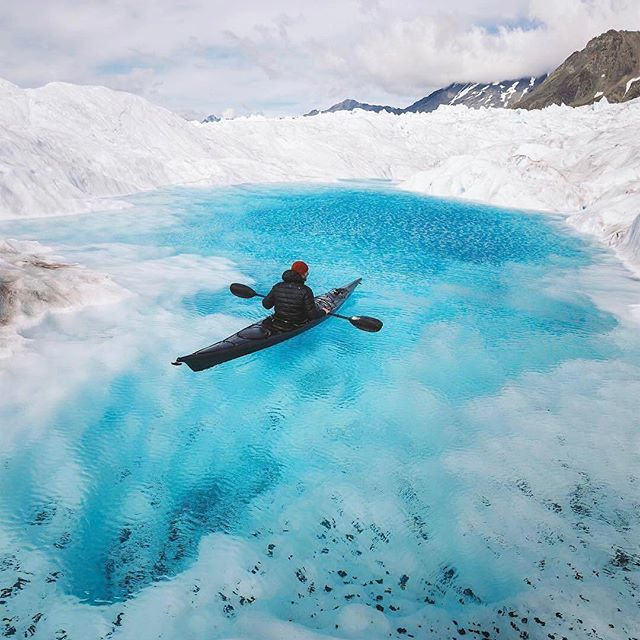
#> input picture images/test1.jpg, 640 x 640 px
$ python 2_basic_op.py
#> lines starting #> are read from the running program, lines starting #| are printed output that depends on the picture
import cv2
import numpy as np
import matplotlib.pyplot as plt


class Basic:
    def __init__(self, infile):
#> called with infile = 'images/test1.jpg'
        self.infile = infile
        self.img = cv2.imread(self.infile)
#> self.img is the input picture: shape (640, 640, 3); mean B, G, R 200.6, 186.1, 143.9

    def get_pixel(self):
        # 根据行列坐标获取像素值，可以直接修改该值
        px1 = self.img[100, 100, 0]
        px2 = self.img[100, 100]  # 返回bgr值。如果是灰度图像返回灰度值。
        px3 = self.img[100:103, 100:103]  # 9个点
        self.img[100, 100] = [255, 255, 255]  # 修改像素值
        print(px1)  # 229
        print(px2)  # [229 224 225]
        print(px3)
        print(self.img[100, 100])

    def get_pixel_by_numpy(self):
        print(self.img.item(10, 10, 2))  # item()获取一个像素值
        self.img.itemset((10, 10, 2), 100)  # itemset()修改像素值
        print(self.img.item(10, 10, 2))

    def get_img_properties(self):
        print(self.img.shape)  # (640, 640, 3)
        print(self.img.size)  # 1228800
        print(self.img.dtype)  # uint8

    def copy_roi(self):
        cv2.imshow('image', self.img)
        copy = self.img
        x = copy[280:340, 330:390]
        copy[273:333, 100:160] = x
        cv2.imshow('copy', copy)
        cv2.waitKey(0)
        cv2.destroyAllWindows()

    def split_merge_channel(self):
        b, g, r = cv2.split(self.img)  # 比较耗时，尽量用索引
        img_s = cv2.merge((b, g, r))  # 参数是一个vector

        b = self.img[:, :, 0]  # 拿到第一个通道的
        copy = self.img
        copy[:, :, 2] = 0  # 红色通道置为0
        cv2.imshow('image', copy)
        cv2.waitKey(0)

    def make_border(self):
        # 四个值的顺序是：上下左右
        top = bottom = left = right = 100
        replicate = cv2.copyMakeBorder(self.img, top, bottom, left, right, cv2.BORDER_REPLICATE)
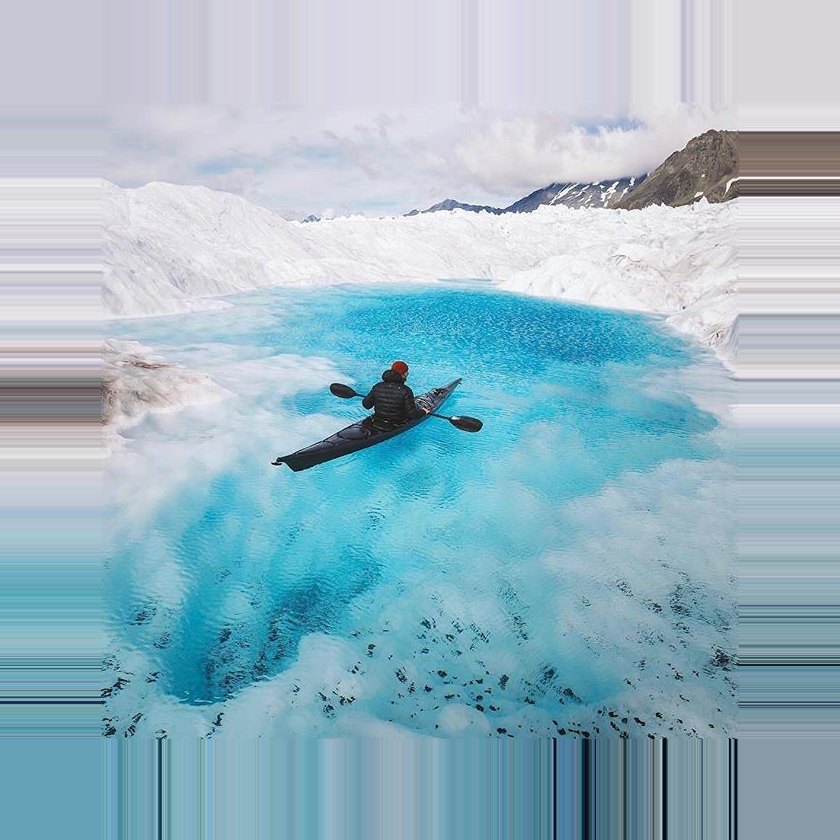
#> replicate: shape (840, 840, 3); mean B, G, R 197.8, 184.3, 152.4
        reflect = cv2.copyMakeBorder(self.img, top, bottom, left, right, cv2.BORDER_REFLECT)
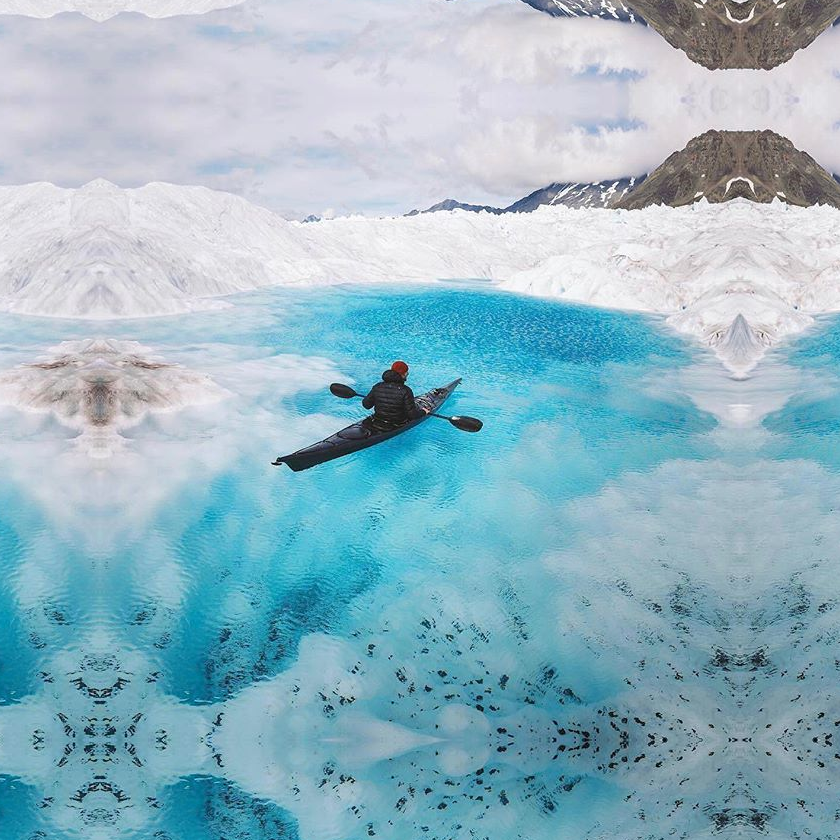
#> reflect: shape (840, 840, 3); mean B, G, R 196.2, 182.7, 147.5
        reflect101 = cv2.copyMakeBorder(self.img, top, bottom, left, right, cv2.BORDER_REFLECT_101)
        wrap = cv2.copyMakeBorder(self.img, top, bottom, left, right, cv2.BORDER_WRAP)
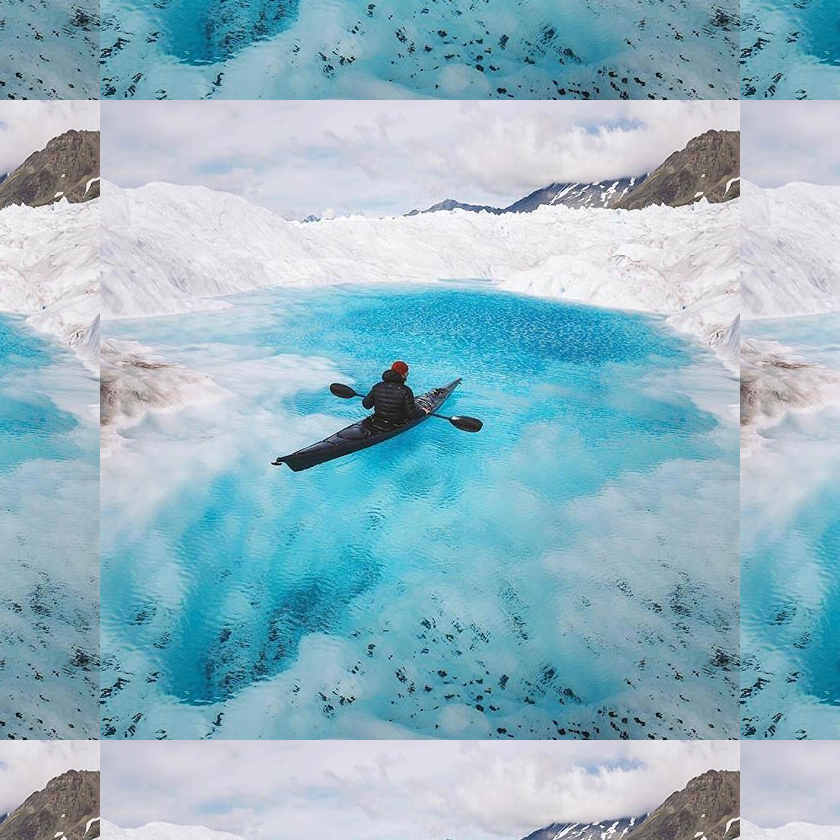
#> wrap: shape (840, 840, 3); mean B, G, R 196.2, 182.7, 147.5
        constant = cv2.copyMakeBorder(self.img, top, bottom, left, right, cv2.BORDER_CONSTANT)
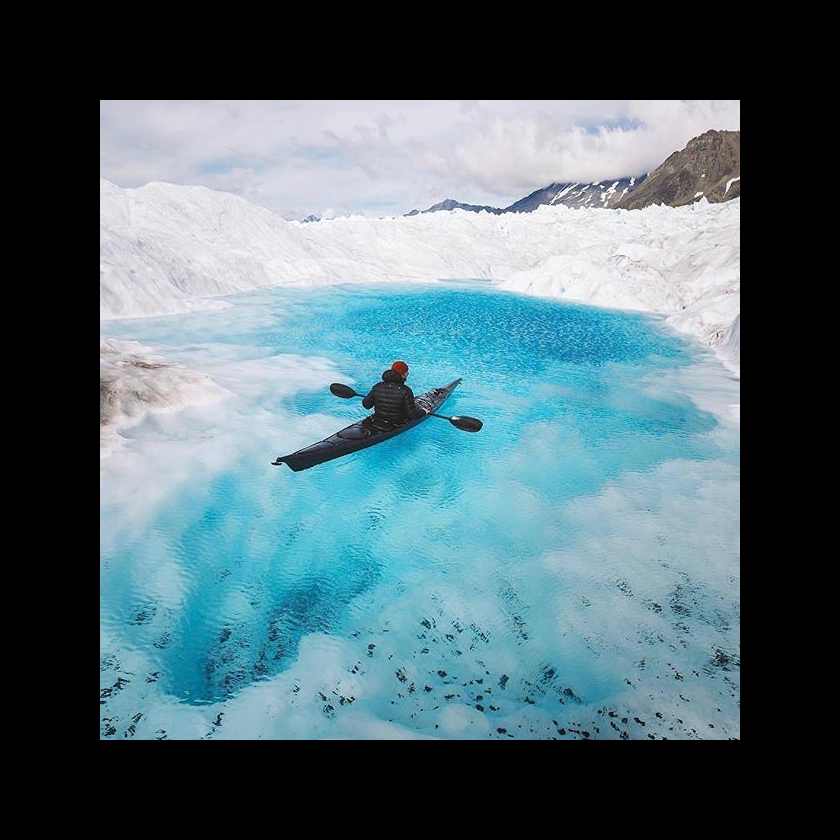
#> constant: shape (840, 840, 3); mean B, G, R 116.4, 108, 83.5

        plt.subplot(231), plt.imshow(self.img, 'gray'), plt.title('original'),plt.xticks([]), plt.yticks([])
        plt.subplot(232), plt.imshow(replicate, 'gray'), plt.title('replicate'),plt.xticks([]), plt.yticks([])
        plt.subplot(233), plt.imshow(reflect, 'gray'), plt.title('reflect'),plt.xticks([]), plt.yticks([])
        plt.subplot(234), plt.imshow(reflect101, 'gray'), plt.title('reflect101'),plt.xticks([]), plt.yticks([])
        plt.subplot(235), plt.imshow(wrap, 'gray'), plt.title('wrap'),plt.xticks([]), plt.yticks([])
        plt.subplot(236), plt.imshow(constant, 'gray'), plt.title('constant'),plt.xticks([]), plt.yticks([])

        plt.show()
#> figure, not shown here; B, G, R data is drawn as R, G, B


if __name__ == '__main__':
    basic = Basic('images/test1.jpg')
    basic.make_border()

$ run again, with images/apple.jpg copied over images/test1.jpg
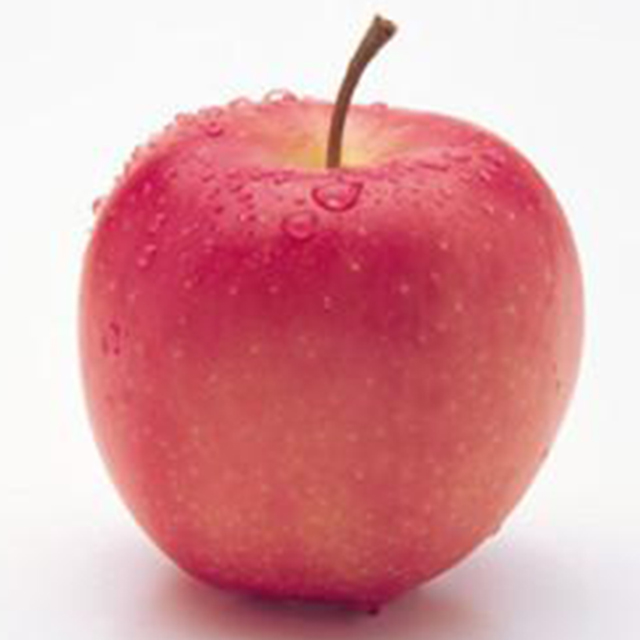
#> input picture images/apple.jpg, 640 x 640 px
#> in __init__, self.img is the input picture: shape (640, 640, 3); mean B, G, R 162.4, 157.4, 220.1
#> in make_border, `wrap = cv2.copyMakeBorder(self.img, top, bottom, left, right, cv2.BORD..`:
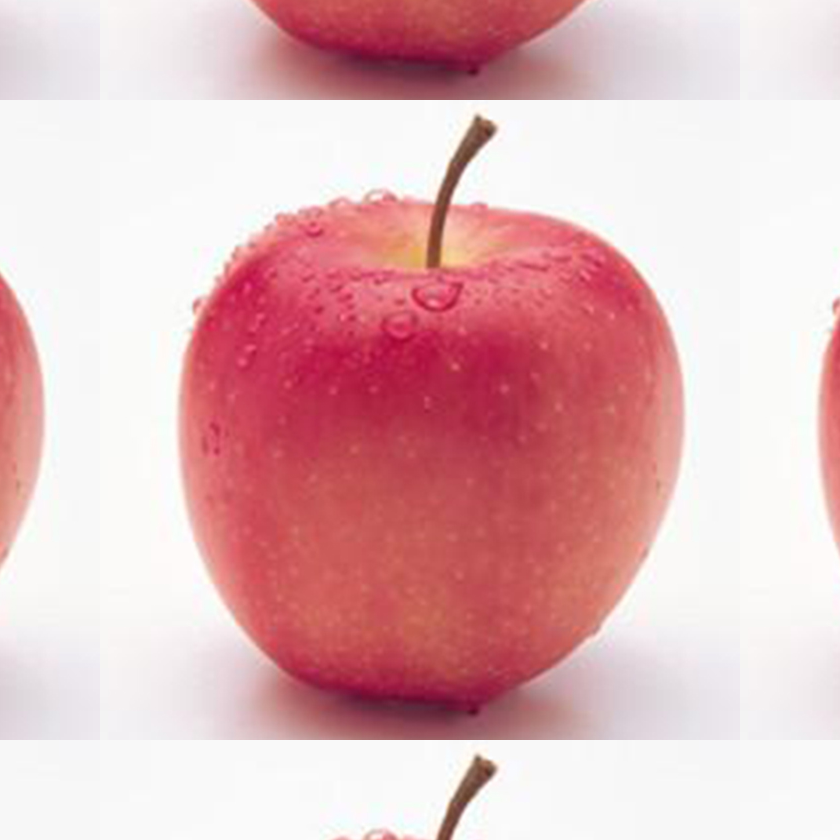
#> wrap: shape (840, 840, 3); mean B, G, R 187.1, 183.6, 226.3
#> in make_border, `constant = cv2.copyMakeBorder(self.img, top, bottom, left, right, cv2...`:
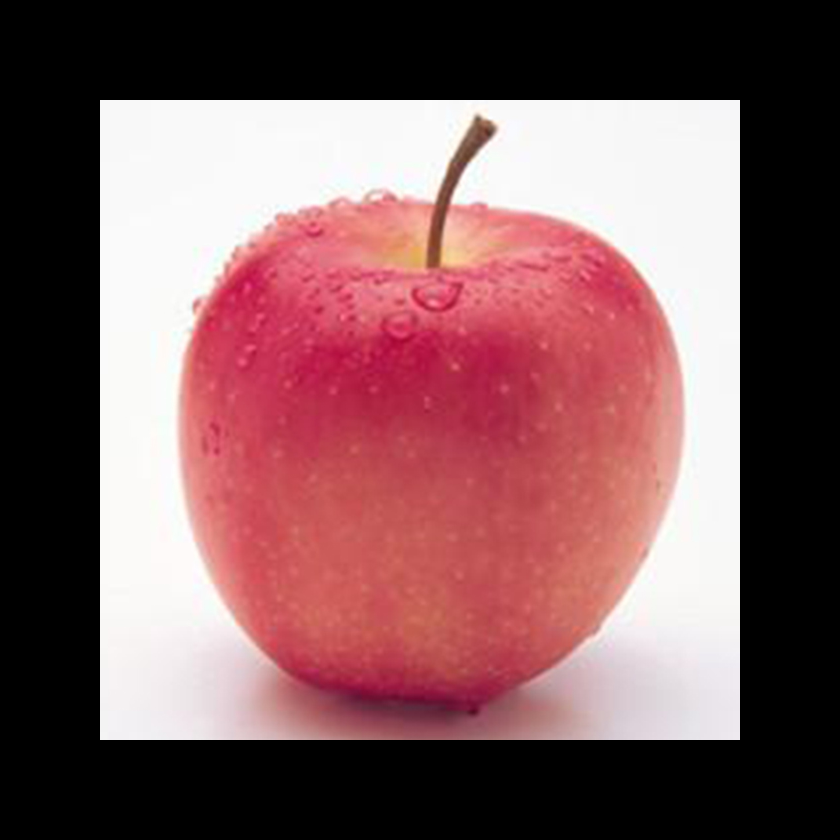
#> constant: shape (840, 840, 3); mean B, G, R 94.3, 91.4, 127.7
